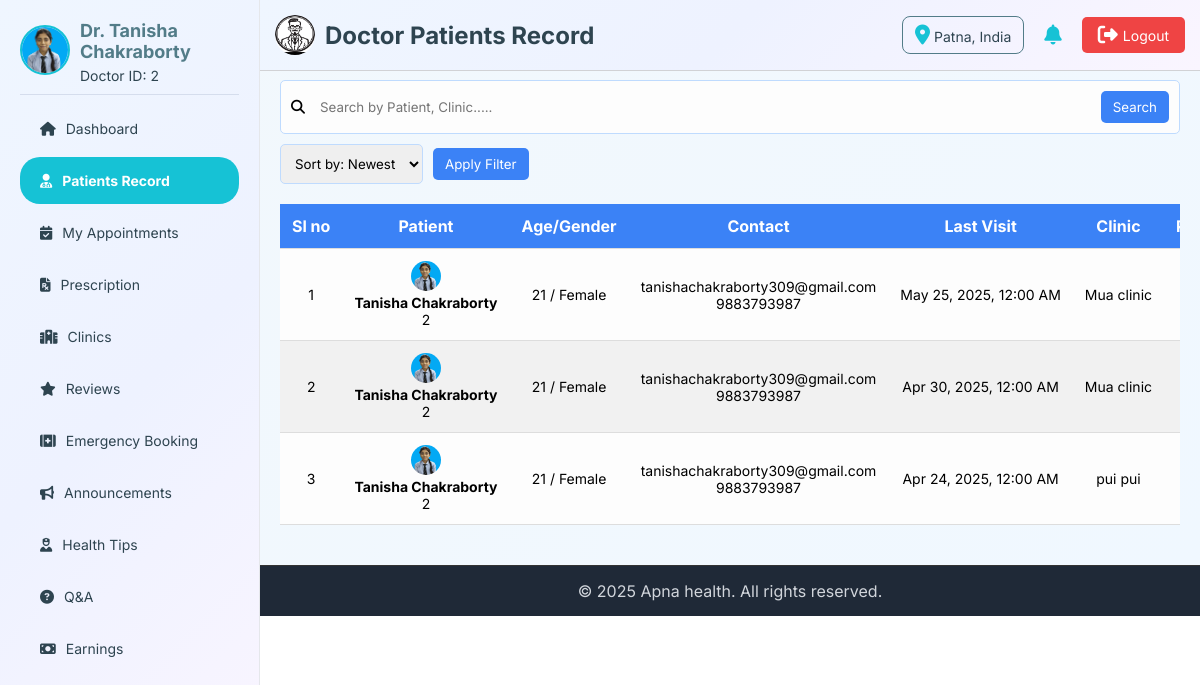
The app's page /doctor/doctor-patients-record.php (signed in) with its own data.
### tables this page shows
CREATE TABLE `doctor` (
  `doctor_id` int(11) NOT NULL,
  `UID` varchar(20) NOT NULL,
  `name` varchar(255) NOT NULL,
  `email` varchar(255) NOT NULL,
  `phone` varchar(15) DEFAULT NULL,
  `password` varchar(255) NOT NULL,
  `specialization` varchar(255) DEFAULT NULL,
  `experience` int(11) DEFAULT NULL,
  `qualification` text DEFAULT NULL,
  `bio` text DEFAULT NULL,
  `profile_img` varchar(255) DEFAULT NULL,
  `rating` decimal(3,2) DEFAULT 0.00,
  `total_reviews` int(11) DEFAULT 0,
  `availability` enum('Active','Inactive','Blocked') DEFAULT 'Active',
  `address` varchar(512) DEFAULT NULL,
  `gender` enum('Male','Female','Other') DEFAULT NULL,
  `dob` date DEFAULT NULL,
  `fees` decimal(10,2) DEFAULT NULL,
  `emergency` enum('Yes','No') DEFAULT NULL,
  `created_at` timestamp NOT NULL DEFAULT current_timestamp(),
  `updated_at` timestamp NOT NULL DEFAULT current_timestamp() ON UPDATE current_timestamp()
);

CREATE TABLE `appointment` (
  `appointment_id` int(11) NOT NULL,
  `patient_id` int(11) NOT NULL,
  `doctor_id` int(11) NOT NULL,
  `clinic_id` int(11) NOT NULL,
  `appointment_date` date NOT NULL,
  `appointment_time` time NOT NULL,
  `status` enum('Scheduled','Completed','Cancelled') DEFAULT 'Scheduled',
  `payment_status` enum('Pending','Paid','Refunded') DEFAULT 'Pending',
  `payment_mode` enum('Online','Offline') NOT NULL,
  `cancellation_reason` text DEFAULT NULL,
  `doctor_confirmation` enum('Pending','Approved','Rejected') DEFAULT 'Pending',
  `mode_of_appointment` enum('Physical','Video Call') NOT NULL,
  `created_at` timestamp NOT NULL DEFAULT current_timestamp(),
  `updated_at` timestamp NOT NULL DEFAULT current_timestamp() ON UPDATE current_timestamp()
);

CREATE TABLE `patient` (
  `patient_id` int(11) NOT NULL,
  `name` varchar(100) NOT NULL,
  `email` varchar(255) NOT NULL,
  `password` varchar(255) NOT NULL,
  `phone` varchar(15) DEFAULT NULL,
  `gender` enum('Male','Female','Other') DEFAULT NULL,
  `dob` date DEFAULT NULL,
  `blood_group` varchar(10) DEFAULT NULL,
  `emergency_contact` varchar(16) DEFAULT NULL,
  `area` text DEFAULT NULL,
  `city` varchar(100) DEFAULT NULL,
  `state` varchar(100) DEFAULT NULL,
  `pincode` varchar(10) DEFAULT NULL,
  `profile_img` varchar(255) DEFAULT NULL,
  `availability` enum('Active','Inactive','Blocked') DEFAULT 'Active',
  `created_at` timestamp NOT NULL DEFAULT current_timestamp(),
  `updated_at` timestamp NOT NULL DEFAULT current_timestamp() ON UPDATE current_timestamp()
);

CREATE TABLE `doctor_clinic` (
  `clinic_id` int(11) NOT NULL,
  `doctor_id` int(11) NOT NULL,
  `clinic_name` varchar(255) NOT NULL,
  `area` varchar(255) NOT NULL,
  `city` varchar(100) NOT NULL,
  `state` varchar(100) NOT NULL,
  `pincode` varchar(10) NOT NULL,
  `latitude` decimal(10,8) DEFAULT NULL,
  `longitude` decimal(11,8) DEFAULT NULL,
  `location_link` varchar(500) DEFAULT NULL,
  `clinic_img` varchar(255) DEFAULT NULL,
  `days_available` varchar(64) DEFAULT NULL,
  `opening_time` time NOT NULL,
  `closing_time` time NOT NULL,
  `fees` decimal(10,2) NOT NULL,
  `created_at` timestamp NOT NULL DEFAULT current_timestamp(),
  `updated_at` timestamp NOT NULL DEFAULT current_timestamp() ON UPDATE current_timestamp(),
  `phone` varchar(15) NOT NULL,
  `email` varchar(255) NOT NULL,
  `status` enum('Active','Inactive','Blocked') DEFAULT 'Active'
);

### doctor/doctor-patients-record.php (the view, shortened to what this page needs)
<?php
include '../connection.php';
$doctor_id = $_SESSION['doctor_id'];
$sort = isset($_GET['sort']) && $_GET['sort'] === 'oldest' ? 'ASC' : 'DESC';
$where = "a.doctor_id = '$doctor_id' AND a.status = 'Completed'";
?>
<!DOCTYPE html>
<html lang="en">
<head>
    <link rel="stylesheet" href="https://cdnjs.cloudflare.com/ajax/libs/font-awesome/6.7.2/css/all.min.css"
 />
</head>
<body>
    <?php include 'doctor-header.php' ?>
    <main>
        <section class="first-sec">
            <form method="GET" class="sf-part">
                <div class="search-bar">
                    <i class="fas fa-search"></i>
                    <input type="text" id="search-bar" name="search" placeholder="Search by Patient, Clinic....."
                        value="<?php echo isset($_GET['search']) ? htmlspecialchars($_GET['search']) : ''; ?>">
                    <button type="submit" id="search-btn">Search</button>
                </div>
                <div class="filter">
                    <div class="filter-group">
                        <select name="sort">
                            <option value="newest"
                                <?php if(isset($_GET['sort']) && $_GET['sort'] == 'newest') echo 'selected'; ?>>Sort by:
                                Newest</option>
                        </select>
                    </div>
                    <button type="submit" id="filter-btn">Apply Filter</button>
                </div>
            </form>
        </section>
        <section class="second-sec">
            <div class="table">
                <table>
                    <thead>
                        <tr>
                            <th>Sl no</th>
                            <th>Patient</th>
                            <th>Age/Gender</th>
                            <th>Contact</th>
                            <th>Last Visit</th>
                            <th>Clinic</th>
                            <th>Prescription</th>
                        </tr>
                    </thead>
                    <tbody>
                        <?php
                        $query = "SELECT
                        a.appointment_date, a.appointment_id,
                        p.patient_id, p.name AS patient_name, p.profile_img, p.gender, p.dob, p.email, p.phone,
                        cl.clinic_name
                        FROM appointment a
                        JOIN patient p ON a.patient_id = p.patient_id
                        JOIN doctor_clinic cl ON a.clinic_id = cl.clinic_id
                        WHERE $where
                        ORDER BY a.appointment_date $sort";
                        $result = mysqli_query($conn, $query);
                        $sl = 1;
                        if (mysqli_num_rows($result) > 0) {
                            while ($row = mysqli_fetch_assoc($result)) {
                                $dob = new DateTime($row['dob']);
                                $today = new DateTime();
                                $age = $today->diff($dob)->y;
                                $img = !empty($row['profile_img']) ? $row['profile_img'] : 'user.jpg';
                                echo "<tr>
                                    <td>{$sl}</td>
                                    <td>
                                        <img src='../upload/patient/{$img}' alt='Patient Image'>
                                        <h4>{$row['patient_name']}</h4>
                                        <span>{$row['patient_id']}</span>
                                    </td>
                                    <td>{$age} / {$row['gender']}</td>
                                    <td>
                                        <span>{$row['email']}</span>
                                        <span>{$row['phone']}</span>
                                    </td>
                                    <td>" . date("M d, Y, h:i A", strtotime($row['appointment_date'])) . "</td>
                                    <td>{$row['clinic_name']}</td>
                                    <td><a href='#'><i class='fa-solid fa-file-arrow-down'></i></a></td>
                                    <td><a href='view-patientRecord.php?appointment_id={$row['appointment_id']}' title='View Details'><i class='fa-solid fa-eye'></i></a></td>
                                </tr>";
                                $sl++;
                            }
                        } else {
                            echo "<tr><td colspan='8' style='text-align:center;'>No Patient Records Found</td></tr>";
                        }
                        ?>
                    </tbody>
                </table>
            </div>
        </section>
    </main>
    <?php include 'doctor-footer.php'; ?>
</body>
</html>

### doctor/doctor-header.php (shortened to what this page needs)
<?php
include '../connection.php';
$defaultLogo = "../img/logo.jpg";
$logoPath = $defaultLogo;
$logoQuery = mysqli_query($conn, "SELECT logo FROM admin WHERE admin_id = 1 LIMIT 1");
if ($logoQuery && mysqli_num_rows($logoQuery) > 0) {
    $logoData = mysqli_fetch_assoc($logoQuery);
    if (!empty($logoData['logo']) && file_exists('../upload/admin/' . $logoData['logo'])) {
        $logoPath = '../upload/admin/' . $logoData['logo'];
    }
}
$location = "Unknown";
if (isset($_SESSION['doctor_id'])) {
    $pid = $_SESSION['doctor_id'];
    $locQuery = mysqli_query($conn, "SELECT location FROM log_info WHERE doctor_id = $pid ORDER BY login_time DESC LIMIT 1");
    if ($locQuery && mysqli_num_rows($locQuery) > 0) {
        $locData = mysqli_fetch_assoc($locQuery);
        $location = $locData['location'] ?? "Unknown";
    }
}
$doctor_id = $_SESSION['doctor_id'] ?? null;
$doctor_img = '../img/user.jpg';
$doctor_name = 'Guest';
$doctor_id_display = '---';
if ($doctor_id) {
    $sql = "SELECT name, profile_img FROM doctor WHERE doctor_id = '$doctor_id'";
    $result = mysqli_query($conn, $sql);
    if ($row = mysqli_fetch_assoc($result)) {
        $doctor_name = $row['name'];
        $doctor_id_display = $doctor_id;
        if (!empty($row['profile_img']) && file_exists('../upload/doctor/' . $row['profile_img'])) {
            $doctor_img = '../upload/doctor/' . $row['profile_img'];
        }
    }
}
?>
<!DOCTYPE html>
<html lang="en">
<head>
    <link rel="stylesheet" href="https://cdnjs.cloudflare.com/ajax/libs/font-awesome/6.7.2/css/all.min.css"
 />
</head>
<body>
    <header>
        <div class="header-left">
            <img src="<?= $logoPath ?>" alt="logo">
            <h2>
                <?php
            $pageName = basename($_SERVER['PHP_SELF'], '.php');
            $pageName = str_replace('-', ' ', $pageName);
            $pageName = ucwords($pageName);
            echo $pageName;
            ?>
            </h2>
        </div>
        <div class="header-right">
            <div id='location-box'><i class="fa-solid fa-location-dot"></i><span> <?= $location ?> </span></div>
            <i class="fa-solid fa-bell"></i>
            <a href="doctor-logout.php"><i class="fa-solid fa-right-from-bracket"></i> Logout</a>
        </div>
    </header>
    <aside>
        <a href="../doctor/doctor-profile.php" class="profile">
            <span>
                <img src="<?= $doctor_img ?>" alt="Profile Picture">
            </span>
            <span>
                <h3><?= htmlspecialchars($doctor_name) ?></h3>
                <p>Doctor ID: <?= htmlspecialchars($doctor_id_display) ?></p>
            </span>
        </a>
        <ul class="menu">
            <li><a href="doctor-dashboard.php"
                    class="<?= basename($_SERVER['PHP_SELF']) == 'doctor-dashboard.php' ? 'current' : '' ?>"><i
                        class="fa-solid fa-house"></i> Dashboard</a></li>
            <li><a href="doctor-patients-record.php"
                    class="<?= basename($_SERVER['PHP_SELF']) == 'doctor-patients-record.php' ? 'current' : '' ?>"><i
                        class="fa-solid fa-user-doctor"></i> Patients Record</a></li>
            <li><a href="doctor-appointment.php"
                    class="<?= basename($_SERVER['PHP_SELF']) == 'doctor-appointment.php' ? 'current' : '' ?>"><i
                        class="fa-solid fa-calendar-check"></i>My Appointments</a></li>
            <li><a href="doctor-prescription.php"
                    class="<?= basename($_SERVER['PHP_SELF']) == 'doctor-prescription.php' ? 'current' : '' ?>"><i
                        class="fa-solid fa-file-prescription"></i> Prescription</a></li>
            <li><a href="doctor-clinic.php"
                    class="<?= basename($_SERVER['PHP_SELF']) == 'doctor-clinic.php' ? 'current' : '' ?>"><i
                        class="fa-solid fa-hospital"></i> Clinics</a></li>
            <li><a href="doctor-reviews.php"
                    class="<?= basename($_SERVER['PHP_SELF']) == 'doctor-reviews.php' ? 'current' : '' ?>"><i
                        class="fa-solid fa-star"></i> Reviews</a></li>
            <li><a href="doctor-emergency.php"
                    class="<?= basename($_SERVER['PHP_SELF']) == 'doctor-emergency.php' ? 'current' : '' ?>"><i
                        class="fa-solid fa-kit-medical"></i> Emergency Booking</a></li>
            <li><a href="doctor-announcements.php"
                    class="<?= basename($_SERVER['PHP_SELF']) == 'doctor-announcements.php' ? 'current' : '' ?>"><i
                        class="fa-solid fa-bullhorn"></i> Announcements </a></li>
            <li><a href="doctor-healthtips.php"
                    class="<?= basename($_SERVER['PHP_SELF']) == 'doctor-healthtips.php' ? 'current' : '' ?>"><i
                        class="fa-solid fa-user-nurse"></i> Health Tips</a></li>
            <li><a href="doctor-qna.php"
                    class="<?= basename($_SERVER['PHP_SELF']) == 'doctor-qna.php' ? 'current' : '' ?>"><i
                        class="fa-solid fa-circle-question"></i> Q&A </a></li>
            <li><a href="doctor-earnings.php"
                    class="<?= basename($_SERVER['PHP_SELF']) == 'doctor-earnings.php' ? 'current' : '' ?>"><i
                        class="fa-solid fa-money-bill"></i> Earnings </a></li>
        </ul>
    </aside>
</body>
</html>

### records on screen
doctor: profile_img (picture), name "Dr. Tanisha Chakraborty"
appointment: patient.profile_img (picture), patient.name "Tanisha Chakraborty", patient.patient_id "2", patient.gender "Female", patient.email "tanishachakraborty309@gmail.com", patient.phone "9883793987", appointment_date "May 25, 2025, 12:00 AM", clinic.clinic_name "Mua clinic"
appointment: patient.profile_img (picture), patient.name "Tanisha Chakraborty", patient.patient_id "2", patient.gender "Female", patient.email "tanishachakraborty309@gmail.com", patient.phone "9883793987", appointment_date "Apr 30, 2025, 12:00 AM", clinic.clinic_name "Mua clinic"
appointment: patient.profile_img (picture), patient.name "Tanisha Chakraborty", patient.patient_id "2", patient.gender "Female", patient.email "tanishachakraborty309@gmail.com", patient.phone "9883793987", appointment_date "Apr 24, 2025, 12:00 AM", clinic.clinic_name "pui pui"

### other values on screen
$pageName "Doctor Patients Record"
$location "Patna, India"
$doctor_id_display "2"
